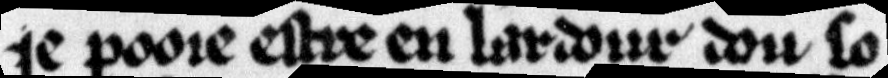
#> input picture data/catmus-french-13c/test_samples/line_020207.png, 888 x 78 px; its folder holds only this picture in this run
$ python -i layout.py   (imports and definitions only)
#> lines starting #> are read from the running program, lines starting #| are printed output that depends on the picture; after the words box and inside, x2 and y2 are one past the last pixel; in counts of white or black regions, pixels touching at a corner belong together
### src/htmir/utils/logger.py
"""Logger commun à tous les modules HTmiR."""

import logging
import sys

_CONFIGURED = False


def get_logger(name: str) -> logging.Logger:
    """Retourne un logger configuré (format uniforme, sortie stdout).

    Args:
        name: Nom du logger (typiquement ``__name__``).

    Returns:
        Instance de :class:`logging.Logger` prête à l'emploi.
    """
#> further down, picture is the input picture: shape (78, 888, 3); min 0, max 248, mean 121
    global _CONFIGURED
    if not _CONFIGURED:
        logging.basicConfig(
            level=logging.INFO,
            format="%(asctime)s [%(levelname)s] %(name)s — %(message)s",
            datefmt="%H:%M:%S",
            stream=sys.stdout,
        )
        _CONFIGURED = True
    return logging.getLogger(name)

### src/htmir/segmentation/layout.py
"""Segmentation grossière de la zone de texte (carnets Vinci : texte + dessins)."""

from dataclasses import dataclass

import cv2
import numpy as np

from htmir.utils.logger import get_logger

logger = get_logger(__name__)


@dataclass
class TextRegion:
    """Région de texte principale sur une page.

    Args:
        region_id: Identifiant PAGE XML.
        polygon: Contour [[x,y], ...].
        type: Type PAGE (paragraph, heading, etc.).
    """

    region_id: str
    polygon: list[list[int]]
    type: str = "paragraph"


def detect_main_text_region(
    image: np.ndarray,
    min_area_ratio: float = 0.05,
) -> TextRegion:
    """Détecte la plus grande composante connexe « encre » comme zone de texte.

    Les dessins techniques de Vinci peuvent créer de fausses régions ;
    on privilégie la composante la plus large en bande horizontale.

    Args:
        image: Image BGR ou niveaux de gris.
        min_area_ratio: Surface minimale relative à ignorer.

    Returns:
        TextRegion couvrant la zone principale (ou page entière en repli).
    """
#> called with min_area_ratio = 0.05
    gray = image if image.ndim == 2 else cv2.cvtColor(image, cv2.COLOR_BGR2GRAY)
    h, w = gray.shape
#> h = 78; w = 888
    _, binary = cv2.threshold(gray, 0, 255, cv2.THRESH_BINARY_INV + cv2.THRESH_OTSU)
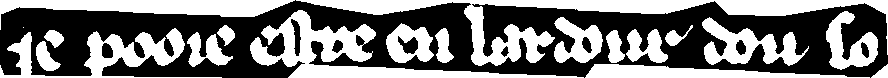
#> binary: shape (78, 888); 46.4% white; 19 white regions (1 under 20 px), largest, box (x1, y1, x2, y2) and area: (296, 0, 888, 66) 7854, (250, 10, 584, 78) 5559, (0, 0, 295, 30) 3534
    num_labels, labels, stats, _ = cv2.connectedComponentsWithStats(binary, connectivity=8)
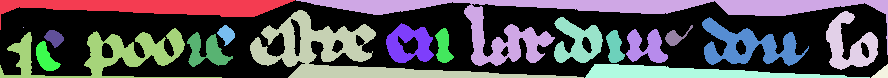
#> labels: shape (78, 888) int32; 20 distinct labels, from 0 to 19; one colour per label, 0 black
#> num_labels = 20; stats = 20 rows, first 6: [0, 0, 888, 78, 37098], [0, 0, 295, 30, 3534], [296, 0, 592, 66, 7854], [250, 10, 334, 68, 5559], [826, 11, 52, 59, 1503], [554, 17, 49, 46, 1283]

    best_idx = -1
    best_score = 0.0
    page_area = h * w
#> page_area = 69264
    for i in range(1, num_labels):
        x, y, bw, bh, area = stats[i]
        if area < page_area * min_area_ratio:
            continue
        score = area * (bw / max(bh, 1))
        if score > best_score:
            best_score = score
            best_idx = i
#> this loop made 19 passes
#> (x, y, bw, bh, area, score, best_score) on passes 1 to 2: (0, 0, 295, 30, 3534, 34751, 34751), (296, 0, 592, 66, 7854, 70448, 70448)
#> (x, y, bw, bh, area) on passes 4 to 9: (826, 11, 52, 59, 1503), (554, 17, 49, 46, 1283), (702, 17, 107, 49, 2237), (386, 23, 48, 40, 1159), (217, 25, 18, 21, 215), (665, 25, 28, 21, 214)
#> after the loop, best_idx = 2; best_score = 70448

    if best_idx < 0:
        logger.warning("Aucune région détectée — page entière utilisée")
        poly = [[0, 0], [w, 0], [w, h], [0, h]]
        return TextRegion(region_id="region_001", polygon=poly)

    mask = (labels == best_idx).astype(np.uint8) * 255
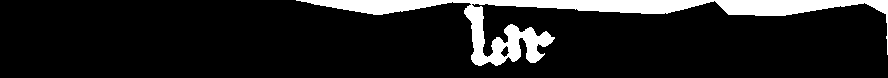
#> mask: shape (78, 888); 11.3% white; 1 white region
    contours, _ = cv2.findContours(mask, cv2.RETR_EXTERNAL, cv2.CHAIN_APPROX_SIMPLE)
#> contours = 1 contour; box (x1, y1, x2, y2) and area: (296, 0, 888, 66) 7080
    cnt = max(contours, key=cv2.contourArea)
#> cnt = contour of 366 points, box (x1, y1, x2, y2) (296, 0, 888, 66), area 7080
    epsilon = 0.01 * cv2.arcLength(cnt, True)
#> epsilon = 17.55
    approx = cv2.approxPolyDP(cnt, epsilon, True)
#> approx = contour of 10 points, box (x1, y1, x2, y2) (296, 0, 888, 66), area 3251
    poly = [[int(p[0][0]), int(p[0][1])] for p in approx]
#> poly = [[296, 0], [469, 2], [478, 65], [554, 37], [510, 24], [487, 57], [472, 3], [864, 2], [887, 54], [887, 0]]
    return TextRegion(region_id="region_001", polygon=poly)

>>> import cv2
>>> picture = cv2.imread('../../../data/catmus-french-13c/test_samples/line_020207.png')
>>> result = detect_main_text_region(picture)

$ run again, on data/catmus-french-13c/test_samples/line_020209.png
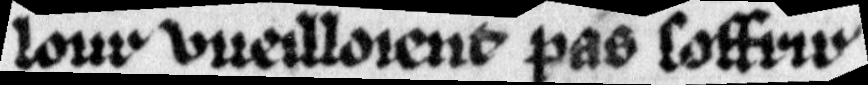
#> input picture data/catmus-french-13c/test_samples/line_020209.png, 868 x 85 px
#> picture is the input picture: shape (85, 868, 3); min 0, max 243, mean 127.3
#> binary: shape (85, 868); 43% white; 20 white regions (1 under 20 px), largest, box (x1, y1, x2, y2) and area: (0, 0, 690, 61) 6631, (0, 26, 651, 85) 5785, (264, 11, 392, 68) 3240
#> in detect_main_text_region, `num_labels, labels, stats, _ = cv2.connectedComponentsWithStats(binary..`:
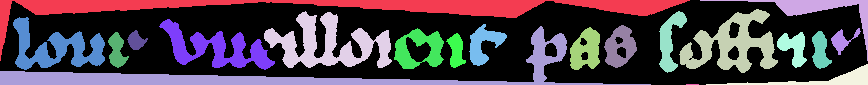
#> labels: shape (85, 868) int32; 21 distinct labels, from 0 to 20; one colour per label, 0 black
#> num_labels = 21; stats = 21 rows, first 6: [0, 0, 868, 85, 42091], [0, 0, 690, 61, 6631], [700, 0, 168, 61, 1278], [679, 9, 99, 64, 2814], [264, 11, 128, 57, 3240], [659, 11, 28, 62, 789]
#> the loop in detect_main_text_region, `for i in range(1, num_labels):` made 20 passes
#> (x, y, bw, bh, area, score, best_score) on pass 1: (0, 0, 690, 61, 6631, 75006.4, 75006.4)
#> after the loop in detect_main_text_region, `for i in range(1, num_labels):`: best_idx = 1; best_score = 75006.4
#> in detect_main_text_region, `mask = (labels == best_idx).astype(np.uint8) * 255`:
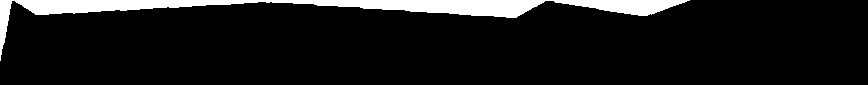
#> mask: shape (85, 868); 9% white; 1 white region
#> contours = 1 contour; box (x1, y1, x2, y2) and area: (0, 0, 690, 61) 5887
#> cnt = contour of 201 points, box (x1, y1, x2, y2) (0, 0, 690, 61), area 5887
#> epsilon = 15.32
#> approx = [[0, 60], [12, 0], [506, 17], [689, 0], [0, 0]]
